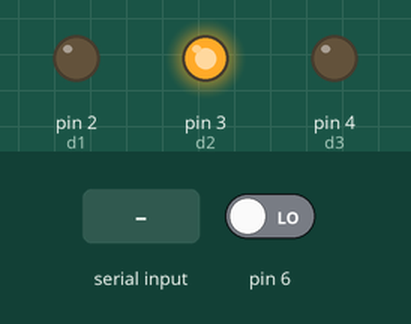
Recording of a sketch running on a simulated Arduino Uno, built with avr-gcc and run on an emulated ATmega328P. Shown: output pins drawn as LEDs (lit = HIGH). The test bench sets the inputs (shaded band); at power-on: pin 6 LOW. What the sketch prints to the serial monitor is not drawn.

Above: at 1.2 s.
1.3 s: "halfclose" received over Serial
At 2.1 s:
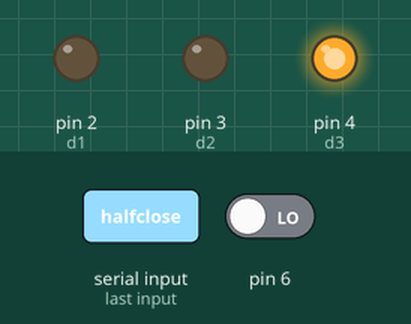
2.8 s: "stop" received over Serial
At 3.9 s:
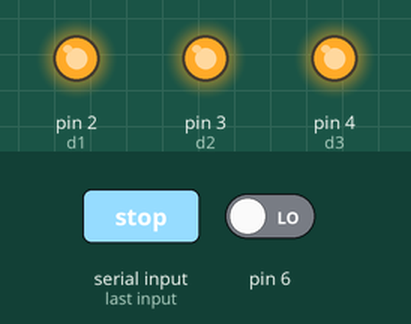
4.3 s: "halfopen" received over Serial
At 5.5 s:
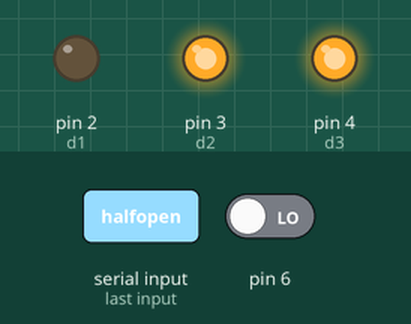
5.8 s: "close" received over Serial
At 6.3 s:
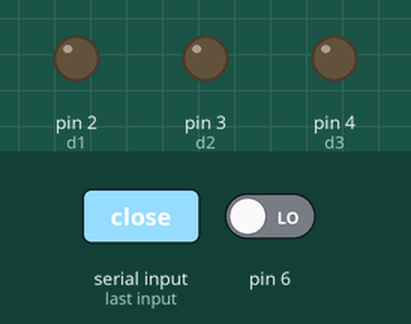
Timing chart, 0 to 8.8 s (numbered marks = the images above; inputs shaded):
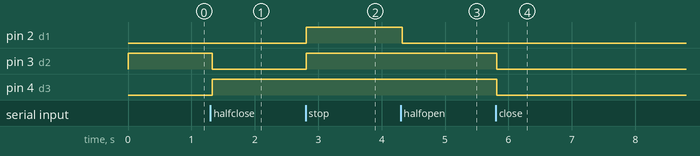

The sketch:

arduino_side.ino
```cpp
int d1 = 2;
int d2 = 3;
int d3 = 4;
int d4 = 3;
String readString;

void setup() {
  Serial.begin(115200);
  pinMode(d1, OUTPUT);
  pinMode(d2, OUTPUT);
  pinMode(d3, OUTPUT);
  pinMode(d4, OUTPUT);
  pinMode(8, INPUT);
  pinMode(6, INPUT);
  digitalWrite(d1, LOW);
  digitalWrite(d2, LOW);
  digitalWrite(d3, LOW);
  digitalWrite(d4, HIGH);

  Serial.println("serial on/off test 0021"); // so I can keep track

}

void loop() {

  while (Serial.available()) {
    delay(3);
    char c = Serial.read();
    readString += c;
  }
  readString.trim();
  if(digitalRead(6) == HIGH){Serial.println("hıgh");}
  else{Serial.println("low");}
  if (readString.length() >0) {
    if (readString == "stop")
    {
      digitalWrite(d1, HIGH);
      digitalWrite(d2, HIGH);
      digitalWrite(d3, HIGH);
      digitalWrite(d4, HIGH);
    }
    else if (readString == "open")
    {

      digitalWrite(d1, LOW);
      digitalWrite(d2, LOW);
      digitalWrite(d3, LOW);
      digitalWrite(d4, HIGH);

    }
    else if (readString == "close")
    {
      digitalWrite(d1, LOW);
      digitalWrite(d2, LOW);
      digitalWrite(d3, LOW);
      digitalWrite(d4, LOW);
    }
    else if (readString == "halfopen")
    {
      digitalWrite(d1, LOW);
      digitalWrite(d2, LOW);
      digitalWrite(d3, HIGH);
      digitalWrite(d4, HIGH);
    }
   else if (readString == "halfclose")
    {
      digitalWrite(d1, LOW);
      digitalWrite(d2, LOW);
      digitalWrite(d3, HIGH);
      digitalWrite(d4, LOW);
    }
    readString="";
  }
}
```

Measured:
- after the input at 1.3 s, pin 3 (d2): HIGH → LOW at once; pin 4 (d3): LOW → HIGH at once
- after the input at 2.8 s, pin 2 (d1), pin 3 (d2): LOW → HIGH at once
- after the input at 4.3 s, pin 2 (d1): HIGH → LOW at once
- after the input at 5.8 s, pin 3 (d2), pin 4 (d3): HIGH → LOW at once
